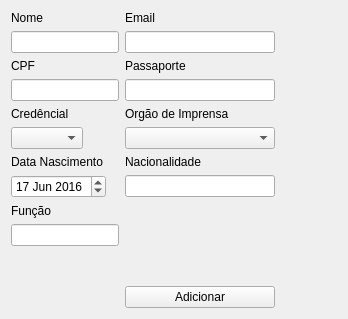
<?xml version="1.0" encoding="UTF-8"?>
<ui version="4.0">
 <class>Form</class>
 <widget class="QWidget" name="Form">
  <property name="geometry">
   <rect>
    <x>0</x>
    <y>0</y>
    <width>348</width>
    <height>319</height>
   </rect>
  </property>
  <property name="windowTitle">
   <string>Adicionar Profissional de Imprensa</string>
  </property>
  <layout class="QFormLayout" name="formLayout">
   <item row="0" column="0">
    <widget class="QLabel" name="label">
     <property name="text">
      <string>Nome</string>
     </property>
    </widget>
   </item>
   <item row="0" column="1">
    <widget class="QLabel" name="label_5">
     <property name="text">
      <string>Email</string>
     </property>
    </widget>
   </item>
   <item row="1" column="0">
    <widget class="QLineEdit" name="qlinenome">
     <property name="toolTip">
      <string>Nome</string>
     </property>
     <property name="inputMask">
      <string/>
     </property>
     <property name="text">
      <string/>
     </property>
     <property name="maxLength">
      <number>70</number>
     </property>
     <property name="frame">
      <bool>true</bool>
     </property>
     <property name="placeholderText">
      <string/>
     </property>
    </widget>
   </item>
   <item row="1" column="1">
    <widget class="QLineEdit" name="qlineemail">
     <property name="maximumSize">
      <size>
       <width>150</width>
       <height>500</height>
      </size>
     </property>
     <property name="maxLength">
      <number>80</number>
     </property>
    </widget>
   </item>
   <item row="2" column="0">
    <widget class="QLabel" name="label_2">
     <property name="text">
      <string>CPF</string>
     </property>
    </widget>
   </item>
   <item row="2" column="1">
    <widget class="QLabel" name="label_9">
     <property name="text">
      <string>Passaporte</string>
     </property>
    </widget>
   </item>
   <item row="3" column="0">
    <widget class="QLineEdit" name="qlinecpf">
     <property name="inputMask">
      <string>00000000000</string>
     </property>
     <property name="text">
      <string/>
     </property>
     <property name="maxLength">
      <number>11</number>
     </property>
     <property name="placeholderText">
      <string/>
     </property>
    </widget>
   </item>
   <item row="3" column="1">
    <widget class="QLineEdit" name="qlinepass">
     <property name="maximumSize">
      <size>
       <width>150</width>
       <height>16777215</height>
      </size>
     </property>
     <property name="inputMask">
      <string>00000000</string>
     </property>
    </widget>
   </item>
   <item row="4" column="0">
    <widget class="QLabel" name="label_3">
     <property name="text">
      <string>Credêncial</string>
     </property>
    </widget>
   </item>
   <item row="4" column="1">
    <widget class="QLabel" name="label_4">
     <property name="text">
      <string>Orgão de Imprensa</string>
     </property>
    </widget>
   </item>
   <item row="5" column="0">
    <widget class="QComboBox" name="qcomboboxcred"/>
   </item>
   <item row="5" column="1">
    <widget class="QComboBox" name="qcomboboxoi">
     <property name="maximumSize">
      <size>
       <width>150</width>
       <height>16777215</height>
      </size>
     </property>
    </widget>
   </item>
   <item row="6" column="0">
    <widget class="QLabel" name="label_6">
     <property name="text">
      <string>Data Nascimento</string>
     </property>
    </widget>
   </item>
   <item row="6" column="1">
    <widget class="QLabel" name="label_7">
     <property name="text">
      <string>Nacionalidade</string>
     </property>
    </widget>
   </item>
   <item row="7" column="0">
    <widget class="QDateEdit" name="qdate">
     <property name="date">
      <date>
       <year>2016</year>
       <month>6</month>
       <day>17</day>
      </date>
     </property>
    </widget>
   </item>
   <item row="7" column="1">
    <widget class="QLineEdit" name="qlinenacio">
     <property name="maximumSize">
      <size>
       <width>150</width>
       <height>16777215</height>
      </size>
     </property>
     <property name="maxLength">
      <number>20</number>
     </property>
    </widget>
   </item>
   <item row="8" column="0">
    <widget class="QLabel" name="label_8">
     <property name="text">
      <string>Função</string>
     </property>
    </widget>
   </item>
   <item row="9" column="0">
    <widget class="QLineEdit" name="qlinefunc">
     <property name="maxLength">
      <number>30</number>
     </property>
    </widget>
   </item>
   <item row="11" column="1">
    <widget class="QPushButton" name="addbutton">
     <property name="maximumSize">
      <size>
       <width>150</width>
       <height>16777215</height>
      </size>
     </property>
     <property name="text">
      <string>Adicionar</string>
     </property>
    </widget>
   </item>
   <item row="10" column="1">
    <spacer name="verticalSpacer">
     <property name="orientation">
      <enum>Qt::Vertical</enum>
     </property>
     <property name="sizeHint" stdset="0">
      <size>
       <width>20</width>
       <height>40</height>
      </size>
     </property>
    </spacer>
   </item>
  </layout>
 </widget>
 <resources/>
 <connections/>
</ui>
